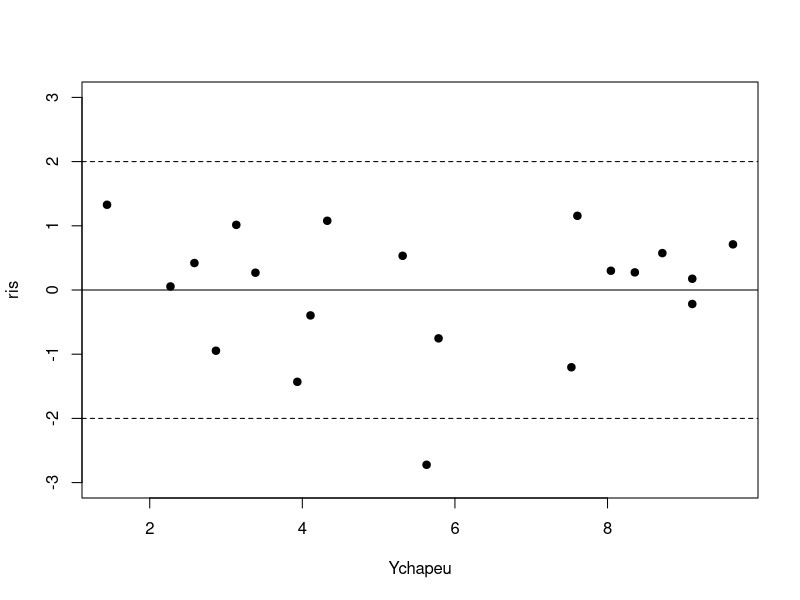
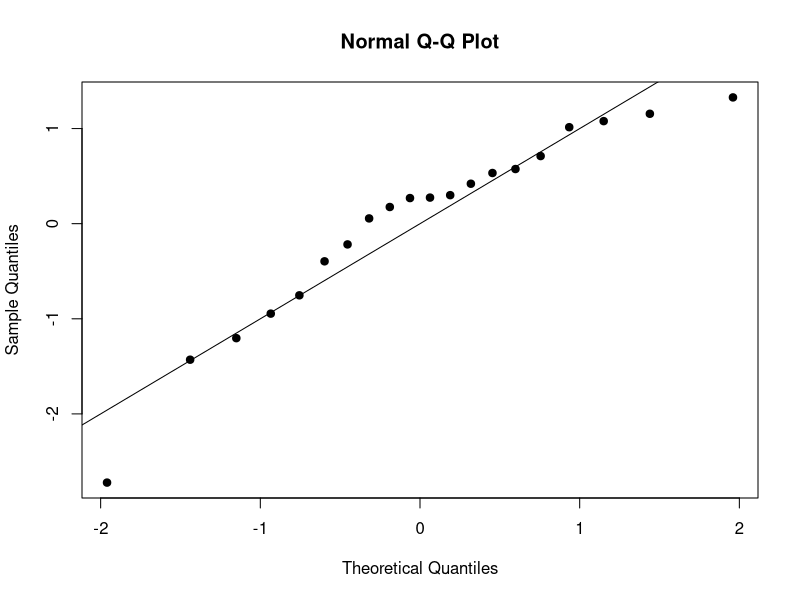
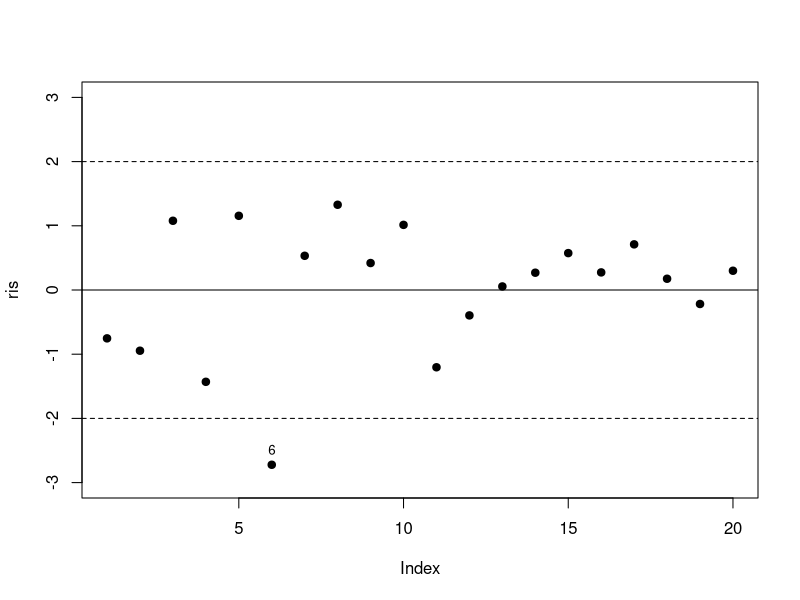
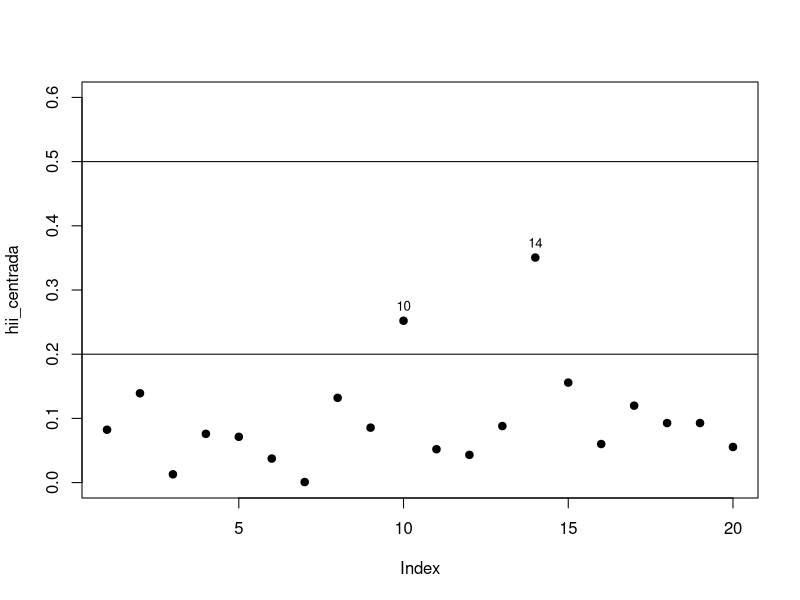
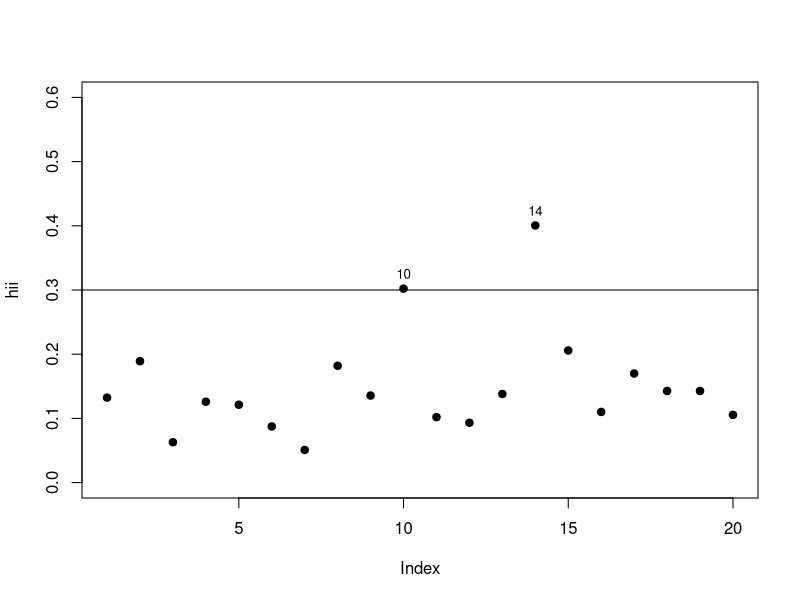
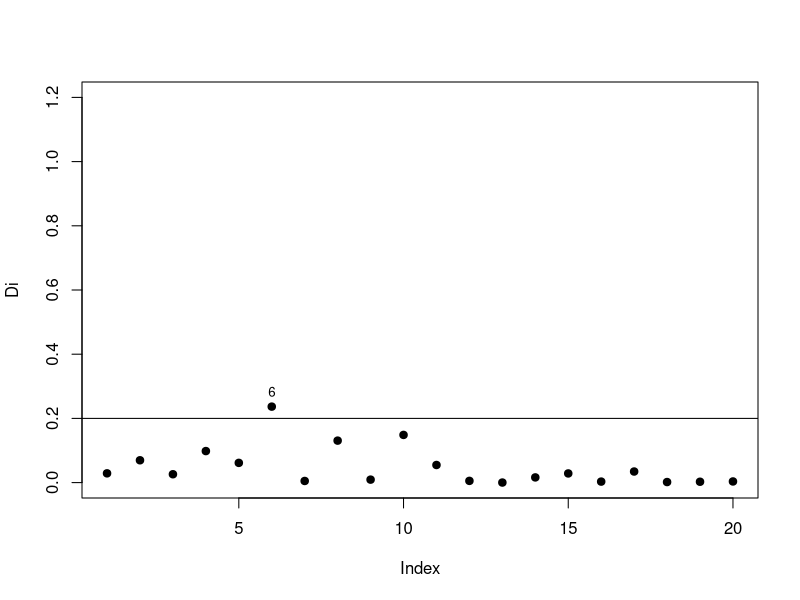
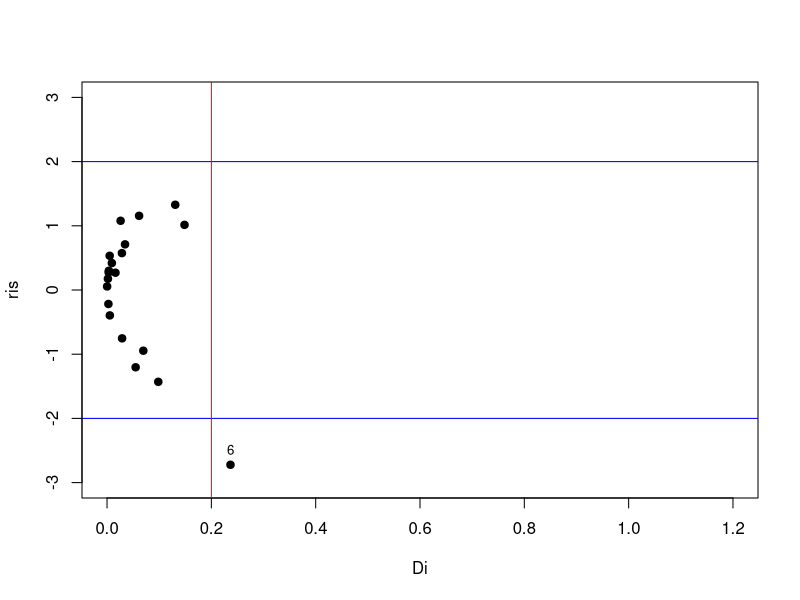
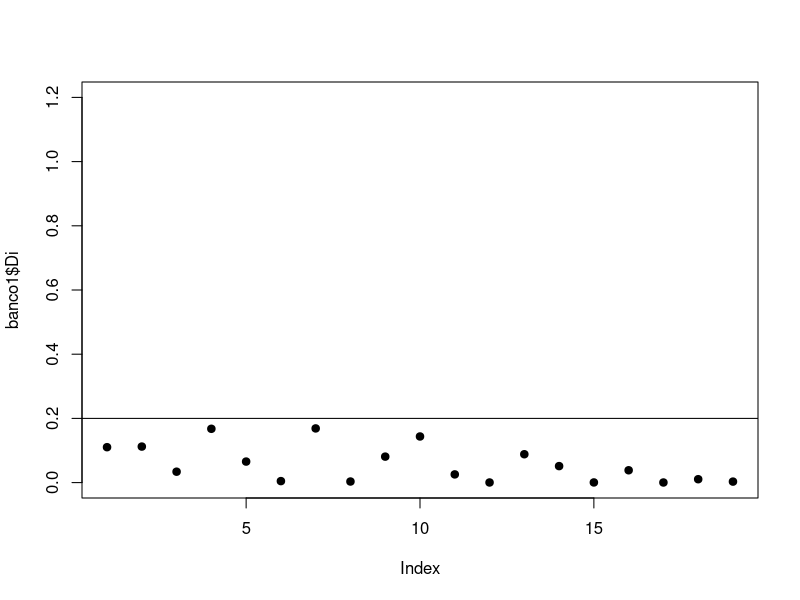

Write R code to recreate these figures, in order.
# UNIVERSIDADE FEDERAL FLUMINENSE (UFF)
# INSTITUTO DE MATEMÁTICA E ESTATÍSTCIA (IME)
# DEPARTAMENTO DE ESTATÍSTICA (GET)
# 31ª AULA DE MODELOS LINEARES I (AULA PRÁTICA - 6ª FEIRA: 01/11/2019)
# PROF.: DR. JOSÉ RODRIGO DE MORAES (DEPARTAMENTO DE ESTATÍSTICA - GET/UFF)
# ASSUNTO: OBSERVAÇÕES INFLUENTES 
# ENTRADA DE DADOS - NOTAS DE AULA (Slides 72, 73 e 74)

notav1=c(5,3,4,4,7,5,5,1,2,2,7,3.50,2,4,9,8,9.50,9,9,8)
tempoteo=c(36,21,29,26,38,35,32,20,25,30,40,31,23,22,40,39,42,40,40,36)
tempoexs=c(17,10,13,11,23,16,15,8,10,12,20,12,8,8,20,24,26,25,25,23)
notav2_Y=c(5.40,2.40,4.90,3.20,8.20,4.20,5.60,2.10,2.80,3.60,6.90,3.90,2.30,3.50,9.00,8.50,10.00,9.20,9.00,8.20)

tempototal = tempoteo + tempoexs
banco = data.frame(notav2_Y,notav1,tempototal)
str(banco)
modelo1 = lm(notav2_Y~notav1+tempototal); summary(modelo1)

ris = rstandard(modelo1); summary(ris)

id = which(abs(ris)>2);id

Ychapeu = fitted(modelo1)
summary(Ychapeu)


##Medidas não centradas de alavancagem
hii = hatvalues(modelo1); hii
p = sum(hii); p

h_pc = 2*p/20; h_pc

subset(hii,subset = hii>h_pc) # As obs 10 e 14 tem potencial pra influenciar no ajuste
#do modelo

##Medidas centradas de alavancagem
hii_centrada = hii - 1/20; hii_centrada

subset(hii_centrada, hii_centrada >= 0.2) # As obs 10 e 14 são observações com moderado
#potencial para influenciar no ajuste do modelo(ie,obs de moderagem alavancagem)

##Medidas de distância de Cook

Di = cooks.distance(modelo1); Di
subset(Di, Di > 1)
sort(Di)

plot(ris ~Ychapeu, pch = 19, ylim = c(-3,3));abline(h = c(-2,0,2),lty = c(2,1,2))
qqnorm(ris,pch = 19);abline(0,1)
shapiro.test(ris)

#Gráfico de dispersão entre a ordem das obs e resíduos
plot(ris, pch = 19,ylim = c(-3,3));abline(h = c(-2,0,2),lty = c(2,1,2))
id = which(abs(ris)>2);id
ris[id]
text(id,ris[id],rownames(banco)[id],pos = 3, cex = 0.8)


#Gráfico de dispersão entre a ordem das obs e medias centradas de alavancagem 
plot(hii_centrada, pch = 19,ylim = c(0,0.6));abline(h = c(0.2,0.5))
id = which(abs(hii_centrada)>0.2);id
hii_centrada[id]
text(id,hii_centrada[id],rownames(banco)[id],pos = 3, cex = 0.8)


#Gráfico de dispersão entre a ordem das obs e medias de alavancagem 
plot(hii, pch = 19,ylim = c(0,0.6));abline(h = h_pc)
id = which(abs(hii)>h_pc);id
hii[id]
text(id,hii[id],rownames(banco)[id],pos = 3, cex = 0.8)

#Gráfico de dispersão entre ordem das obs com distância de cook
plot(Di, pch = 19,ylim = c(0,1.2));abline(h = 0.2)
id = which(Di>0.2);id
Di[id]
text(id,Di[id],rownames(banco)[id],pos = 3, cex = 0.8)

#Gráfico de dispersão entre ordem os resíduos estudentizados com distancia decook
plot(ris~Di, pch = 19,ylim = c(-3,3), xlim = c(0,1.2));abline(h = c(-2,2) , v = c(0.2) , col = c("blue","blue","red","red"))
id = which(Di>0.2);id
Di[id]
text(Di[id],ris[id],rownames(banco)[id],pos = 3, cex = 0.8)

###2 PASSO:Eliminar a obs 6 (discrepante e mais influente do que as de mais) e avaliar o seu 
#Impacto nas estimativas dos parâmetros do modelo
summary(modelo1)

banco1 = banco[-6,]
modelo2 = lm(data = banco1); summary(modelo2)
banco1$ris=rstandard(modelo2)
banco1$Ychapeu = fitted(modelo2)
banco1$hii = hatvalues(modelo2)
p = sum(banco1$hii)
h_pc = 2*p/19; h_pc
subset(banco1, banco1$hii >= h_pc)
banco1$hii_centrada = banco1$hii - 1/19
subset(banco1, banco1$hii_centrada > 0.2)
banco1$Di = cooks.distance(modelo2)
subset(banco1, banco1$Di > 0.2)

plot(banco1$Di, pch = 19,ylim = c(0,1.2));abline(h = 0.2)
plot(banco1$ris~banco1$Di, pch = 19, ylim = c(-3,3),xlim = c(0,1.2));abline(h = c(-2,2),
                                                                            v = c(0.2))
summary(modelo1)
summary(modelo2)
qqnorm(banco1$ris, pch = 19);abline(0,1)
shapiro.test(banco1$ris)

plot(banco1$ris~banco1$Ychapeu, pch = 19, ylim = c(-3,3));abline(h = c(-2,0,2))
